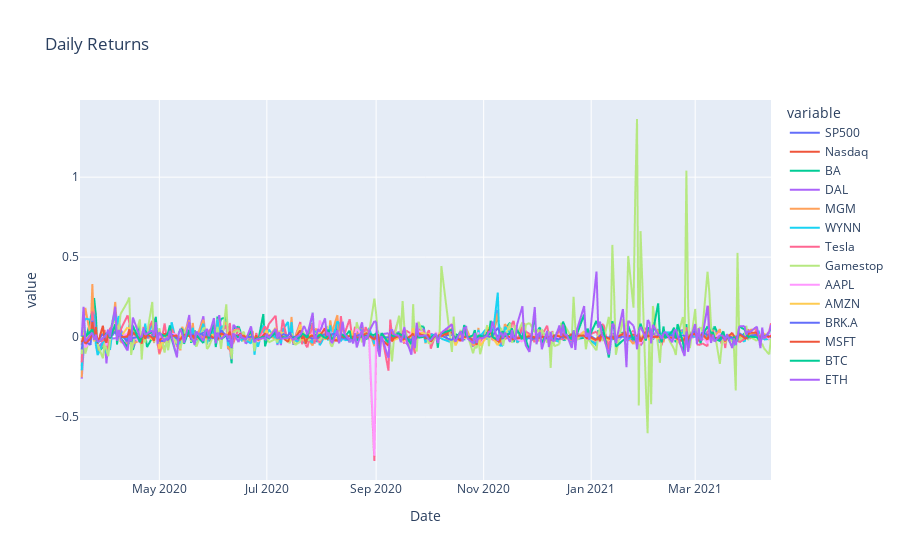

The notebook cell this image was saved under:
### Code cell
new_line_daily_returns = px.line(daily_returns, title= "Daily Returns")
new_line_daily_returns

### Figure 1 — Plotly figure (JSON) as saved in the notebook; plotly's stock layout.template omitted (floating-point values rounded to 4 significant figures; data arrays with more than 128 entries replaced by an {"elided": "..."} marker saying what was removed)
{"data": [{"hovertemplate": "variable=SP500<br>Date=%{x}<br>value=%{y}<extra></extra>", "legendgroup": "SP500", "line": {"color": "#636efa", "dash": "solid"}, "mode": "lines", "name": "SP500", "showlegend": true, "type": "scattergl", "x": {"elided": "267 str values"}, "xaxis": "x", "y": {"elided": "267 float values"}, "yaxis": "y"}, {"hovertemplate": "variable=Nasdaq<br>Date=%{x}<br>value=%{y}<extra></extra>", "legendgroup": "Nasdaq", "line": {"color": "#EF553B", "dash": "solid"}, "mode": "lines", "name": "Nasdaq", "showlegend": true, "type": "scattergl", "x": {"elided": "267 str values"}, "xaxis": "x", "y": {"elided": "267 float values"}, "yaxis": "y"}, {"hovertemplate": "variable=BA<br>Date=%{x}<br>value=%{y}<extra></extra>", "legendgroup": "BA", "line": {"color": "#00cc96", "dash": "solid"}, "mode": "lines", "name": "BA", "showlegend": true, "type": "scattergl", "x": {"elided": "267 str values"}, "xaxis": "x", "y": {"elided": "267 float values"}, "yaxis": "y"}, {"hovertemplate": "variable=DAL<br>Date=%{x}<br>value=%{y}<extra></extra>", "legendgroup": "DAL", "line": {"color": "#ab63fa", "dash": "solid"}, "mode": "lines", "name": "DAL", "showlegend": true, "type": "scattergl", "x": {"elided": "267 str values"}, "xaxis": "x", "y": {"elided": "267 float values"}, "yaxis": "y"}, {"hovertemplate": "variable=MGM<br>Date=%{x}<br>value=%{y}<extra></extra>", "legendgroup": "MGM", "line": {"color": "#FFA15A", "dash": "solid"}, "mode": "lines", "name": "MGM", "showlegend": true, "type": "scattergl", "x": {"elided": "267 str values"}, "xaxis": "x", "y": {"elided": "267 float values"}, "yaxis": "y"}, {"hovertemplate": "variable=WYNN<br>Date=%{x}<br>value=%{y}<extra></extra>", "legendgroup": "WYNN", "line": {"color": "#19d3f3", "dash": "solid"}, "mode": "lines", "name": "WYNN", "showlegend": true, "type": "scattergl", "x": {"elided": "267 str values"}, "xaxis": "x", "y": {"elided": "267 float values"}, "yaxis": "y"}, {"hovertemplate": "variable=Tesla<br>Date=%{x}<br>value=%{y}<extra></extra>", "legendgroup": "Tesla", "line": {"color": "#FF6692", "dash": "solid"}, "mode": "lines", "name": "Tesla", "showlegend": true, "type": "scattergl", "x": {"elided": "267 str values"}, "xaxis": "x", "y": {"elided": "267 float values"}, "yaxis": "y"}, {"hovertemplate": "variable=Gamestop<br>Date=%{x}<br>value=%{y}<extra></extra>", "legendgroup": "Gamestop", "line": {"color": "#B6E880", "dash": "solid"}, "mode": "lines", "name": "Gamestop", "showlegend": true, "type": "scattergl", "x": {"elided": "267 str values"}, "xaxis": "x", "y": {"elided": "267 float values"}, "yaxis": "y"}, {"hovertemplate": "variable=AAPL<br>Date=%{x}<br>value=%{y}<extra></extra>", "legendgroup": "AAPL", "line": {"color": "#FF97FF", "dash": "solid"}, "mode": "lines", "name": "AAPL", "showlegend": true, "type": "scattergl", "x": {"elided": "267 str values"}, "xaxis": "x", "y": {"elided": "267 float values"}, "yaxis": "y"}, {"hovertemplate": "variable=AMZN<br>Date=%{x}<br>value=%{y}<extra></extra>", "legendgroup": "AMZN", "line": {"color": "#FECB52", "dash": "solid"}, "mode": "lines", "name": "AMZN", "showlegend": true, "type": "scattergl", "x": {"elided": "267 str values"}, "xaxis": "x", "y": {"elided": "267 float values"}, "yaxis": "y"}, {"hovertemplate": "variable=BRK.A<br>Date=%{x}<br>value=%{y}<extra></extra>", "legendgroup": "BRK.A", "line": {"color": "#636efa", "dash": "solid"}, "mode": "lines", "name": "BRK.A", "showlegend": true, "type": "scattergl", "x": {"elided": "267 str values"}, "xaxis": "x", "y": {"elided": "267 float values"}, "yaxis": "y"}, {"hovertemplate": "variable=MSFT<br>Date=%{x}<br>value=%{y}<extra></extra>", "legendgroup": "MSFT", "line": {"color": "#EF553B", "dash": "solid"}, "mode": "lines", "name": "MSFT", "showlegend": true, "type": "scattergl", "x": {"elided": "267 str values"}, "xaxis": "x", "y": {"elided": "267 float values"}, "yaxis": "y"}, {"hovertemplate": "variable=BTC<br>Date=%{x}<br>value=%{y}<extra></extra>", "legendgroup": "BTC", "line": {"color": "#00cc96", "dash": "solid"}, "mode": "lines", "name": "BTC", "showlegend": true, "type": "scattergl", "x": {"elided": "267 str values"}, "xaxis": "x", "y": {"elided": "267 float values"}, "yaxis": "y"}, {"hovertemplate": "variable=ETH<br>Date=%{x}<br>value=%{y}<extra></extra>", "legendgroup": "ETH", "line": {"color": "#ab63fa", "dash": "solid"}, "mode": "lines", "name": "ETH", "showlegend": true, "type": "scattergl", "x": {"elided": "267 str values"}, "xaxis": "x", "y": {"elided": "267 float values"}, "yaxis": "y"}], "layout": {"autosize": true, "legend": {"title": {"text": "variable"}, "tracegroupgap": 0}, "title": {"text": "Daily Returns"}, "xaxis": {"anchor": "y", "autorange": true, "domain": [0, 1], "range": ["2020-03-17", "2021-04-13"], "title": {"text": "Date"}, "type": "date"}, "yaxis": {"anchor": "x", "autorange": true, "domain": [0, 1], "range": [-0.8936, 1.482], "title": {"text": "value"}, "type": "linear"}}}
